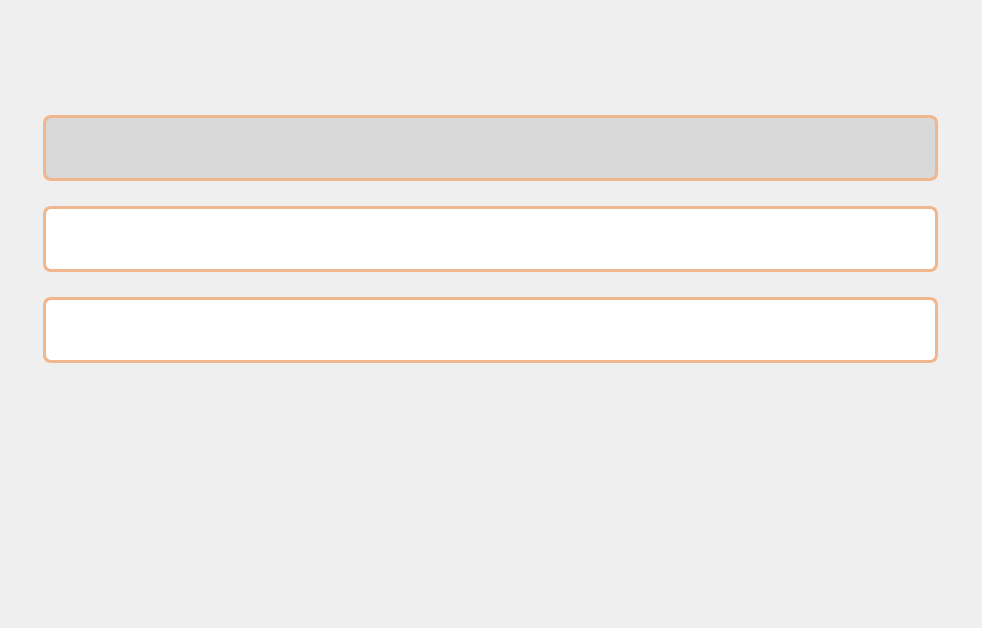
<?xml version="1.0" encoding="UTF-8"?>
<ui version="4.0">
 <class>TariffChangeWindow</class>
 <widget class="QWidget" name="TariffChangeWindow">
  <property name="geometry">
   <rect>
    <x>0</x>
    <y>0</y>
    <width>982</width>
    <height>628</height>
   </rect>
  </property>
  <property name="windowTitle">
   <string>Form</string>
  </property>
  <widget class="QLabel" name="label">
   <property name="geometry">
    <rect>
     <x>0</x>
     <y>0</y>
     <width>982</width>
     <height>628</height>
    </rect>
   </property>
   <property name="text">
    <string/>
   </property>
   <property name="pixmap">
    <pixmap resource="resources.qrc">:/changeWindow.png</pixmap>
   </property>
  </widget>
  <widget class="QPushButton" name="pushButton_10">
   <property name="geometry">
    <rect>
     <x>371</x>
     <y>476</y>
     <width>240</width>
     <height>82</height>
    </rect>
   </property>
   <property name="styleSheet">
    <string notr="true">border-radius: 20px; </string>
   </property>
   <property name="text">
    <string/>
   </property>
   <property name="icon">
    <iconset resource="resources.qrc">
     <normaloff>:/changeAdminButton.png</normaloff>:/changeAdminButton.png</iconset>
   </property>
   <property name="iconSize">
    <size>
     <width>240</width>
     <height>82</height>
    </size>
   </property>
  </widget>
  <widget class="QLineEdit" name="lineEdit_2">
   <property name="geometry">
    <rect>
     <x>43</x>
     <y>206</y>
     <width>895</width>
     <height>66</height>
    </rect>
   </property>
   <property name="styleSheet">
    <string notr="true">QLineEdit {
    border: 3px solid #F0B78E;
    border-radius: 8px;
    gridline-color: #6D55FF;
    background-color: white;	
}

QHeaderView::section {
    background-color: #6D55FF;
    color: white;
    font-family: Karla;
    font-size: 14pt;
}
QHeaderView::section:horizontal {
    border: none; /* убираем горизонтальные линии разделителя */
}

QHeaderView::section:vertical {
    border: none; /* убираем вертикальные линии разделителя */
}

</string>
   </property>
  </widget>
  <widget class="QLineEdit" name="lineEdit_3">
   <property name="geometry">
    <rect>
     <x>43</x>
     <y>297</y>
     <width>895</width>
     <height>66</height>
    </rect>
   </property>
   <property name="styleSheet">
    <string notr="true">QLineEdit {
    border: 3px solid #F0B78E;
    border-radius: 8px;
    gridline-color: #6D55FF;
    background-color: white;	
}

QHeaderView::section {
    background-color: #6D55FF;
    color: white;
    font-family: Karla;
    font-size: 14pt;
}
QHeaderView::section:horizontal {
    border: none; /* убираем горизонтальные линии разделителя */
}

QHeaderView::section:vertical {
    border: none; /* убираем вертикальные линии разделителя */
}

</string>
   </property>
  </widget>
  <widget class="QLineEdit" name="lineEdit">
   <property name="geometry">
    <rect>
     <x>43</x>
     <y>115</y>
     <width>895</width>
     <height>66</height>
    </rect>
   </property>
   <property name="styleSheet">
    <string notr="true">QLineEdit {
    border: 3px solid #F0B78E;
    border-radius: 8px;
    gridline-color: #6D55FF;
    background-color: #D8D8D8;	
}

QHeaderView::section {
    background-color: #6D55FF;
    color: white;
    font-family: Karla;
    font-size: 14pt;
}
QHeaderView::section:horizontal {
    border: none; /* убираем горизонтальные линии разделителя */
}

QHeaderView::section:vertical {
    border: none; /* убираем вертикальные линии разделителя */
}

</string>
   </property>
  </widget>
  <widget class="QPushButton" name="pushButton_3">
   <property name="geometry">
    <rect>
     <x>934</x>
     <y>14</y>
     <width>17</width>
     <height>17</height>
    </rect>
   </property>
   <property name="styleSheet">
    <string notr="true">border-radius: 20px; </string>
   </property>
   <property name="text">
    <string/>
   </property>
   <property name="icon">
    <iconset resource="resources.qrc">
     <normaloff>:/swapIcon.png</normaloff>:/swapIcon.png</iconset>
   </property>
   <property name="iconSize">
    <size>
     <width>17</width>
     <height>17</height>
    </size>
   </property>
  </widget>
  <widget class="QPushButton" name="pushButton_2">
   <property name="geometry">
    <rect>
     <x>958</x>
     <y>14</y>
     <width>17</width>
     <height>17</height>
    </rect>
   </property>
   <property name="styleSheet">
    <string notr="true">border-radius: 20px; </string>
   </property>
   <property name="text">
    <string/>
   </property>
   <property name="icon">
    <iconset resource="resources.qrc">
     <normaloff>:/closeIcon.png</normaloff>:/closeIcon.png</iconset>
   </property>
   <property name="iconSize">
    <size>
     <width>17</width>
     <height>17</height>
    </size>
   </property>
  </widget>
 </widget>
 <resources>
  <include location="resources.qrc"/>
 </resources>
 <connections/>
</ui>
